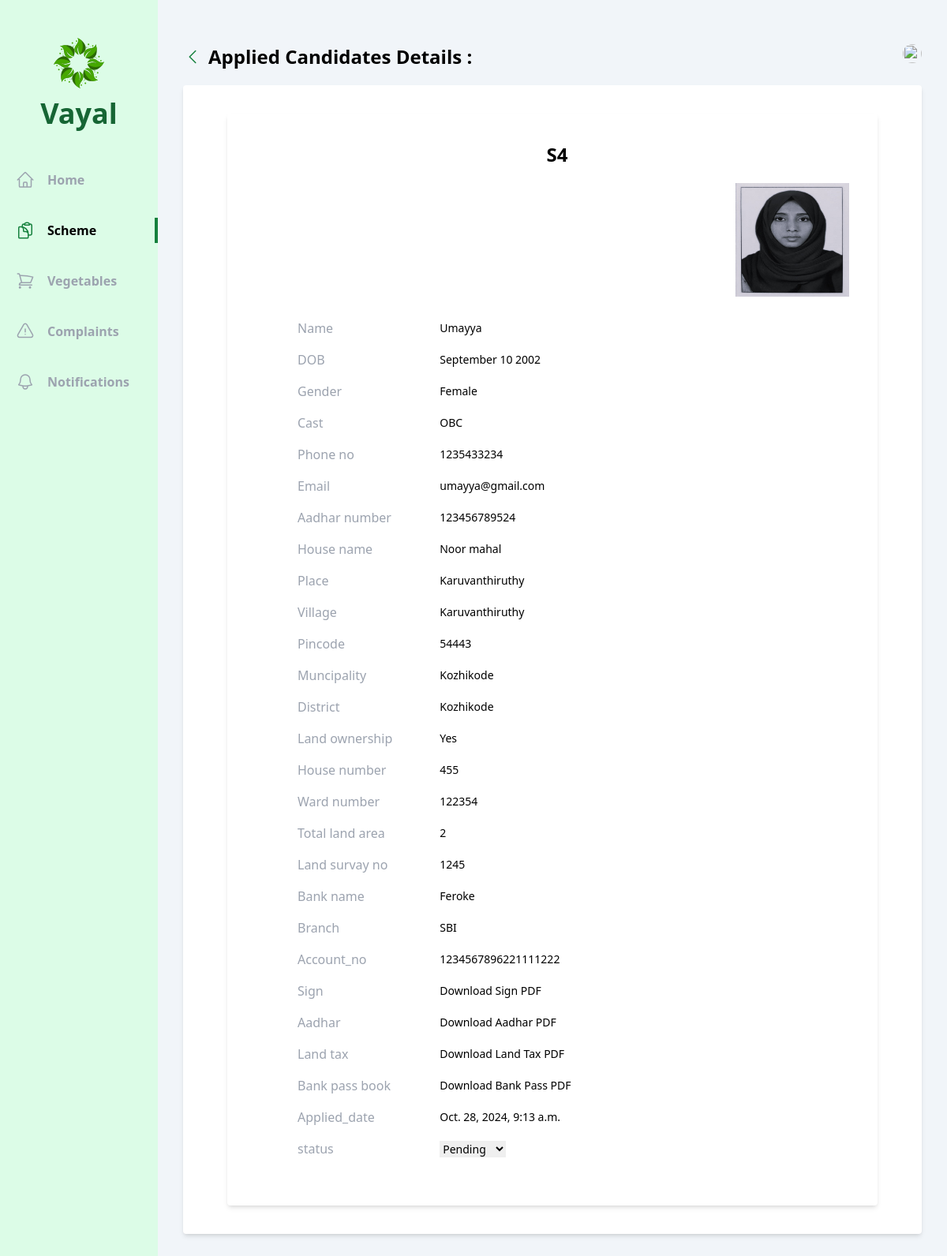
Page /officer/user_details/1/1/ on the earlier database version.
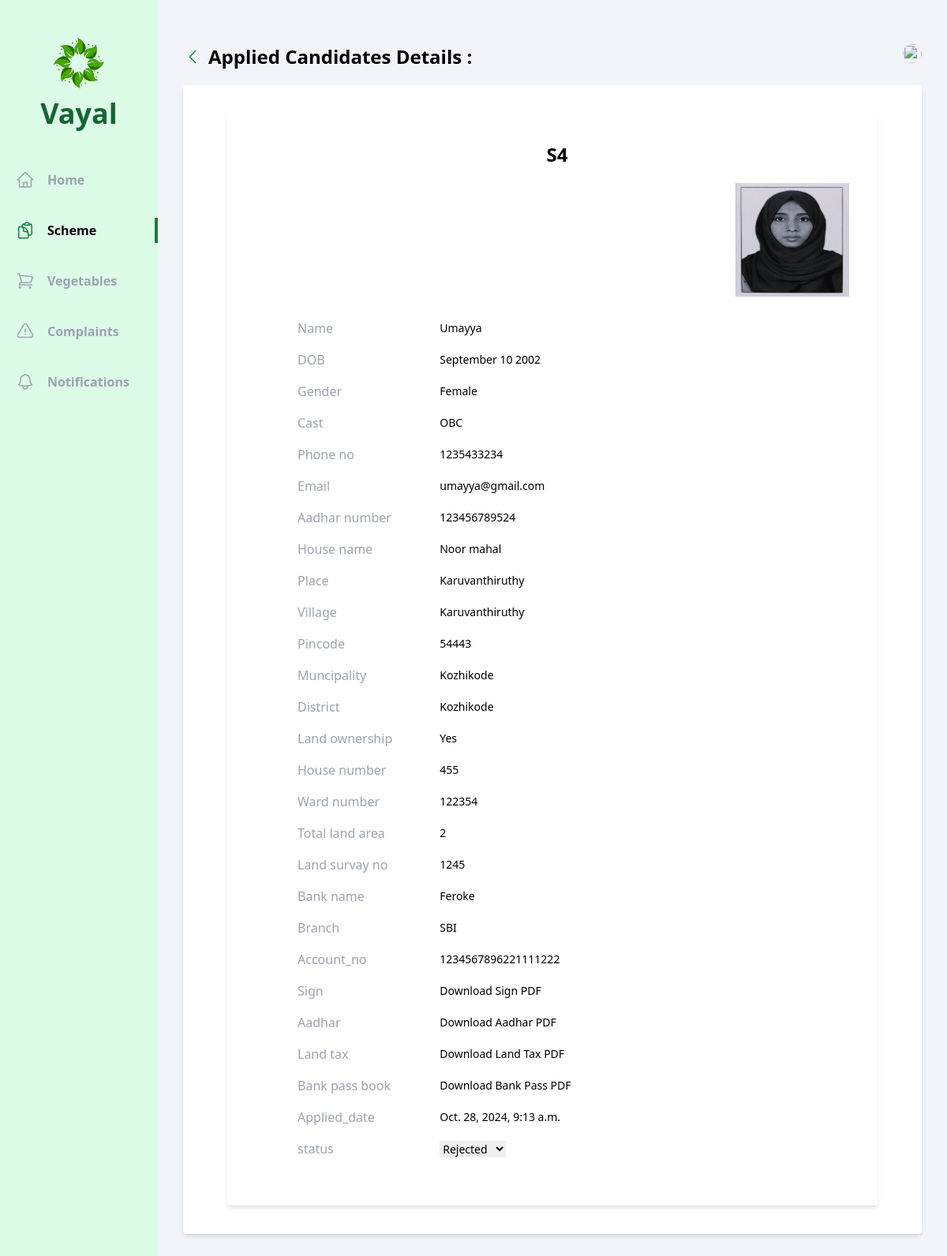
Same page on the later database version.
### officer/models.py (models this page shows, shortened)
class SchemeApplication(models.Model):
    scheme=models.ForeignKey(Scheme, on_delete=models.CASCADE)
    vayal_user = models.ForeignKey(Vayal_User, on_delete=models.CASCADE)
    officer=models.ForeignKey(Agricultural_officer, on_delete=models.CASCADE,null=True, blank=True)
    benefiting=models.CharField(max_length=50,choices= benefiting)
    house_number= models.CharField(max_length=250)
    ward_number= models.CharField(max_length=250)
    total_land_area = models.CharField(max_length=255)
    land_survay_no= models.CharField(max_length=5)
    bank_name=models.CharField(max_length=255)
    branch=models.CharField(max_length=255)
    account_no=models.CharField(max_length=19)
    sign=models.ImageField(upload_to='scheme/sign/')
    aadhar=models.FileField(upload_to='scheme/aadhar/')
    land_tax=models.FileField(upload_to='scheme/land_tax/')
    bank_pass=models.FileField(upload_to='scheme/bank_pass/')
    applied_date=models.DateTimeField(auto_now_add=True)
    status = models.CharField(max_length=50, choices=scheme_status, default='Pending')

class Scheme(models.Model):
    officer=models.ForeignKey(Agricultural_officer, on_delete=models.CASCADE)
    name=models.CharField(max_length=250)
    type=models.CharField(max_length=50,choices=schem_type)
    description=models.CharField(max_length=250)
    criteria=models.CharField(max_length=250)
    cast_eligibility = models.CharField(max_length=50,choices=scheme_cast,default='All')
    land_ownership=models.CharField(max_length=20, choices=land,default='All')
    posted_date=models.DateTimeField(auto_now_add=True)
    start_date=models.DateField()
    end_date=models.DateField()

class Vayal_User(models.Model):
    account = models.OneToOneField(User, on_delete=models.CASCADE)
    name=models.CharField(max_length=225)
    dob=models.DateField()
    gender= models.CharField(max_length=20, choices=gender)
    phone_number = models.CharField(max_length=10)
    aadhar_number= models.CharField(max_length=12)
    cast=models.CharField(max_length=20, choices=cast)
    house_name=models.CharField(max_length=225)
    place=models.CharField(max_length=225)
    village=models.CharField(max_length=225)
    pincode = models.CharField(max_length=6)
    muncipality=models.CharField(max_length=225,default="Kozhikode")
    district=models.CharField(max_length=225,default="Kozhikode")
    land_ownership=models.CharField(max_length=20, choices=land)
    photo=models.ImageField(upload_to='photos/')
    joined_date=models.DateTimeField(auto_now_add=True)
    vegetable_permission_applied=models.CharField(max_length=225,default="False")
    vegetable_permission=models.CharField(max_length=225, choices=vegetable_permission_status,default="Pending")

### officer/views/scheme_application.py (the view)
# urls.py: path('user_details/<int:application_id>/<int:vayal_user_id>/',scheme_application.user_details, name='applied_user_details'),
def user_details(request,application_id,vayal_user_id):
    scheme_application = SchemeApplication.objects.get(id=application_id, vayal_user_id=vayal_user_id)
    return render(request, 'officer/scheme_application/user_details.html', {'scheme_application': scheme_application})

### officer/templates/officer/scheme_application/user_details.html (shortened to what the changed rows need)
{% extends 'base.html' %}
{% load tailwind_filters %}
{% block content %}
<div class="flex  bg-slate-100">
    <div class="w-2/12 bg-green-100 flex flex-col items-center pb-10">
        <div class="my-12 flex flex-col gap-3 justify-center items-center">
            <h1 class="text-4xl font-bold text-green-800 ">Vayal</h1>
        </div>
      </div>
    <div class="w-10/12 h-screen overflow-y-auto px-8 py-14">
      <div class="flex justify-between mb-5">
        <div class="flex items-center gap-2">
            <h1 class="text-2xl font-bold">Applied Candidates Details :
            </h1>
        </div>
        </div>
        <div class="bg-white rounded shadow-md p-9 ">
            <div  class="border-none rounded-lg pr-5 pl-5">
                <div class="bg-white rounded shadow-md p-9 pl-12 ">
                    <h1 class="text-2xl font-bold text-center">{{scheme_application.scheme.name}}</h1>
                    <div class="flex flex-row-reverse items-start gap-6">
                        <img class="  h-36 w-36  my-5" src="/uploads/{{scheme_application.vayal_user.photo}}" alt="">
                    </div>
            <div class="border-none rounded-lg ">
            <table class="table-auto text-sm text-left mb-4 ml-10">
                <tr>
                    <th scope="col" class="text-gray-400 font-medium pr-8 py-2 text-base">Name</th>
                    <td scope="col" class="px-12 py-2">{{  scheme_application.vayal_user.name}}</td>
                </tr>
                <tr>
                    <th scope="col" class="text-gray-400 font-medium pr-3 py-2 text-base">DOB</th>
                    <td scope="col" class="px-12 py-2">{{  scheme_application.vayal_user.dob | date:"F d Y" }}</td>
                </tr>
                <tr>
                    <th scope="col" class="text-gray-400 font-medium pr-3 py-2 text-base">Gender</th>
                    <td scope="col" class="px-12 py-2">{{  scheme_application.vayal_user.gender }}</td>
                </tr>
                <tr>
                    <th scope="col" class="text-gray-400 font-medium pr-3 py-2 text-base">Cast</th>
                    <td scope="col" class="px-12 py-2">{{ scheme_application.vayal_user.cast }}</td>
                </tr>
                <tr>
                    <th scope="col" class="text-gray-400 font-medium pr-3 py-2 text-base">Phone no</th>
                    <td scope="col" class="px-12 py-2">{{  scheme_application.vayal_user.phone_number }}</td>
                </tr>
                <tr>
                    <th scope="col" class="text-gray-400 font-medium pr-3 py-2 text-base">Email</th>
                    <td scope="col" class="px-12 py-2">{{  scheme_application.vayal_user.account.email }}</td>
                </tr>
                <tr>
                    <th scope="col" class="text-gray-400 font-medium pr-3 py-2 text-base">Aadhar number</th>
                    <td scope="col" class="px-12 py-2">{{ scheme_application.vayal_user.aadhar_number }}</td>
                </tr>
                <tr>
                    <th scope="col" class="text-gray-400 font-medium pr-3 py-2 text-base">House name</th>
                    <td scope="col" class="px-12 py-2">{{ scheme_application.vayal_user.house_name }}</td>
                </tr>
                <tr>
                    <th scope="col" class="text-gray-400 font-medium pr-3 py-2 text-base">Place</th>
                    <td scope="col" class="px-12 py-2">{{ scheme_application.vayal_user.place }}</td>
                </tr>
                <tr>
                    <th scope="col" class="text-gray-400 font-medium pr-3 py-2 text-base">Village</th>
                    <td scope="col" class="px-12 py-2">{{ scheme_application.vayal_user.village }}</td>
                </tr>
                <tr>
                    <th scope="col" class="text-gray-400 font-medium pr-3 py-2 text-base">Pincode</th>
                    <td scope="col" class="px-12 py-2">{{ scheme_application.vayal_user.pincode }}</td>
                </tr>
                <tr>
                    <th scope="col" class="text-gray-400 font-medium pr-3 py-2 text-base">Muncipality</th>
                    <td scope="col" class="px-12 py-2">{{ scheme_application.vayal_user.muncipality}}</td>
                </tr>
                <tr>
                    <th scope="col" class="text-gray-400 font-medium pr-3 py-2 text-base">District</th>
                    <td scope="col" class="px-12 py-2">{{scheme_application.vayal_user.district }}</td>
                </tr>
                <tr>
                    <th scope="col" class="text-gray-400 font-medium pr-3 py-2 text-base">Land ownership</th>
                    <td scope="col" class="px-12 py-2">{{ scheme_application.benefiting }}</td>
                </tr>
                <tr>
                    <th scope="col" class="text-gray-400 font-medium pr-3 py-2 text-base">House number</th>
                    <td scope="col" class="px-12 py-2">{{ scheme_application.house_number }}</td>
                </tr>
                <tr>
                    <th scope="col" class="text-gray-400 font-medium pr-3 py-2 text-base">Ward number </th>
                    <td scope="col" class="px-12 py-2">{{ scheme_application.ward_number }}</td>
                </tr>
                <tr>
                    <th scope="col" class="text-gray-400 font-medium pr-3 py-2 text-base">Total land area</th>
                    <td scope="col" class="px-12 py-2">{{ scheme_application.total_land_area }}</td>
                </tr>
                <tr>
                    <th scope="col" class="text-gray-400 font-medium pr-3 py-2 text-base">Land survay no</th>
                    <td scope="col" class="px-12 py-2">{{ scheme_application.land_survay_no}}</td>
                </tr>
                <tr>
                    <th scope="col" class="text-gray-400 font-medium pr-3 py-2 text-base">Bank name</th>
                    <td scope="col" class="px-12 py-2">{{ scheme_application.bank_name }}</td>
                </tr>
                <tr>
                    <th scope="col" class="text-gray-400 font-medium pr-3 py-2 text-base">Branch</th>
                    <td scope="col" class="px-12 py-2">{{ scheme_application.branch }}</td>
                </tr>
                <tr>
                    <th scope="col" class="text-gray-400 font-medium pr-3 py-2 text-base">Account_no</th>
                    <td scope="col" class="px-12 py-2">{{ scheme_application.account_no }}</td>
                </tr>
                <tr>
                    <th scope="col" class="text-gray-400 font-medium pr-3 py-2 text-base">Sign</th>
                </tr>
                <tr>
                    <th scope="col" class="text-gray-400 font-medium pr-3 py-2 text-base">Aadhar</th>
                </tr>
                <tr>
                    <th scope="col" class="text-gray-400 font-medium pr-3 py-2 text-base">Land tax</th>
                </tr>
                <tr>
                    <th scope="col" class="text-gray-400 font-medium pr-3 py-2 text-base">Bank pass book</th>
                </tr>
                <tr>
                    <th scope="col" class="text-gray-400 font-medium pr-3 py-2 text-base">Applied_date</th>
                    <td scope="col" class="px-12 py-2">{{ scheme_application.applied_date}}</td>
                </tr>
                <tr>
                    <th scope="col" class="text-gray-400 font-medium pr-3 py-2 text-base">status</th>
                    <td scope="col" class="px-12 py-2">
                            <form method="post" action="{% url 'officer:update_applied_users_status'  scheme_application.id scheme_application.vayal_user.id %}">
                                <select name="status" onchange="this.form.submit()">
                                    <option value="Pending" {% if scheme_application.status == 'Pending' %}selected{% endif %}>Pending</option>
                                    <option value="Rejected" {% if scheme_application.status == 'Rejected' %}selected{% endif %}>Rejected</option>
                                </select>
                            </form>
                    </td>
                </tr>
            </table>
        </div>
    </div>
    </div>
</div>
{% endblock content %}

Differences in the rows shown:
changed SchemeApplication "Yes": status "Pending" → "Rejected"
